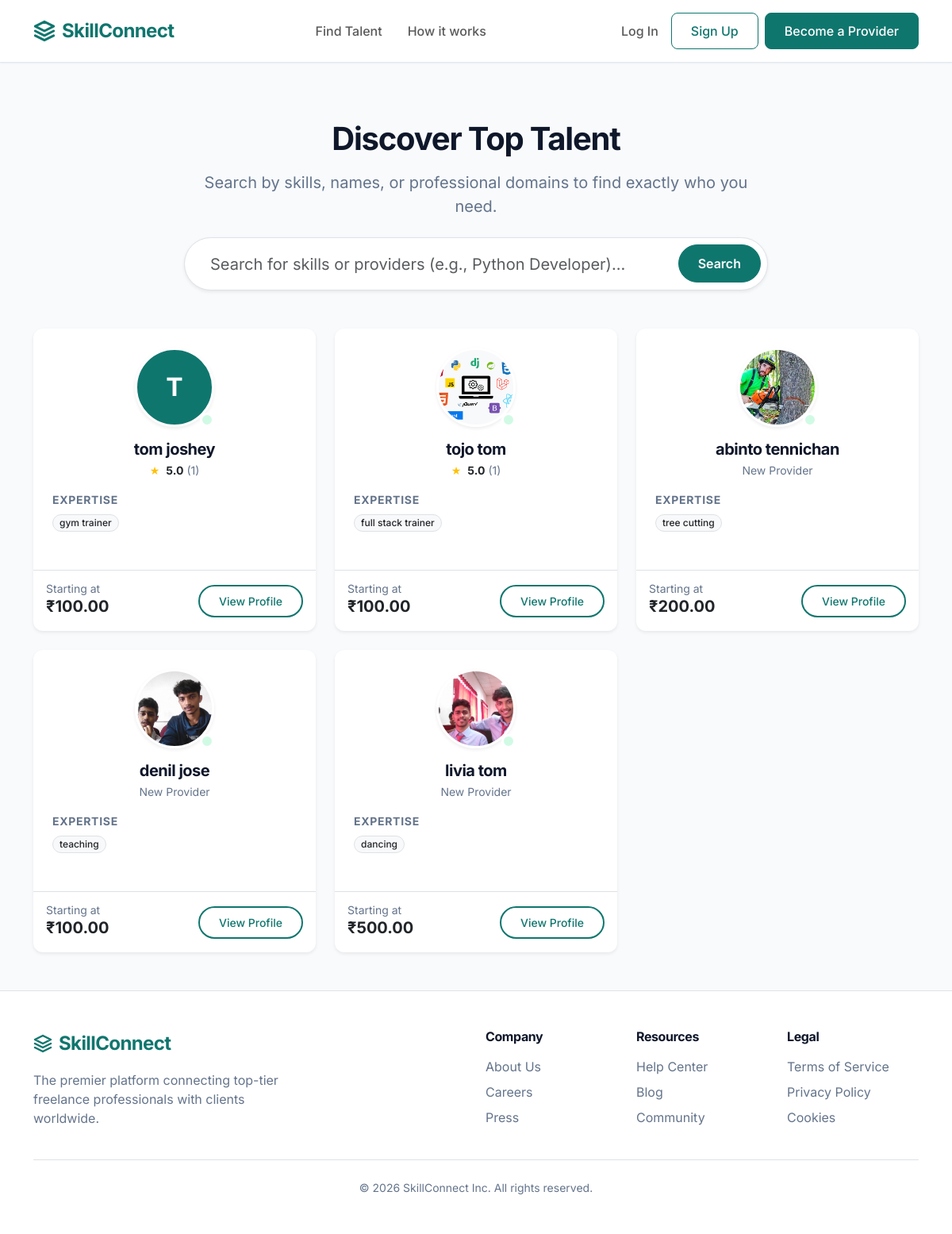
Screenshot of /skills/ with the database file from the repository.
### core/models.py (models this page shows, shortened)
class ProviderProfile(models.fields.Field):
    pass # Replaced below

class User(AbstractUser):
    is_provider = models.BooleanField(default=False)
    is_customer = models.BooleanField(default=False)

class Skill(models.Model):
    provider = models.ForeignKey(ProviderProfile, on_delete=models.CASCADE, related_name='skills')
    name = models.CharField(max_length=100)

### core/views.py (the view)
# urls.py: path('skills/', views.browse_skills, name='browse_skills'),
def browse_skills(request):
    query = request.GET.get('q', '')
    providers = ProviderProfile.objects.filter(status='Approved')
    if query:
        providers = providers.filter(
            Q(user__first_name__icontains=query) |
            Q(user__last_name__icontains=query) |
            Q(skills__name__icontains=query)
        ).distinct()
    return render(request, 'core/browse.html', {
        'providers': providers,
        'query': query
    })

### templates/core/browse.html (shortened to what this page needs)
{% extends 'base.html' %}
{% block content %}
<div class="row mb-5 mt-4 justify-content-center">
    <div class="col-lg-8 text-center">
        <h1 class="fw-bold mb-3" style="letter-spacing: -0.03em;">Discover Top Talent</h1>
        <p class="text-muted fs-5 mb-4">Search by skills, names, or professional domains to find exactly who you need.</p>
        <form method="get" action="{% url 'browse_skills' %}" class="d-flex gx-2 shadow-sm bg-white p-2 rounded-pill border">
            <input type="text" name="q" value="{{ query }}" class="form-control form-control-lg border-0 bg-transparent shadow-none px-4" placeholder="Search for skills or providers (e.g., Python Developer)..." style="box-shadow: none !important;">
            <button class="btn btn-primary rounded-pill px-4" style="height: 48px; font-weight: 600;" type="submit">Search</button>
        </form>
    </div>
</div>
<div class="row g-4">
    {% if providers %}
        {% for provider in providers %}
            <div class="col-md-6 col-lg-4">
                <div class="card h-100 p-0 border-0 shadow-sm card-hover">
                    <div class="card-body p-4 text-center">
                        <div class="position-relative d-inline-block mb-3">
                            {% if provider.profile_photo %}
                                <img src="{{ provider.profile_photo.url }}" alt="Profile" class="profile-img shadow-sm" style="width: 100px; height: 100px; border-width: 3px;">
                            {% else %}
                                <div class="profile-img bg-primary text-white d-flex align-items-center justify-content-center mx-auto shadow-sm" style="width: 100px; height: 100px; border-width: 3px; font-size: 2rem; font-weight: 700;">
                                    {{ provider.user.username|make_list|first|upper }}
                                </div>
                            {% endif %}
                            <span class="position-absolute bottom-0 end-0 bg-success border border-white rounded-circle" style="width: 18px; height: 18px; border-width: 3px !important;" title="Online"></span>
                        </div>
                        <h4 class="mb-1 fw-bold fs-5 text-truncate">
                            {% if provider.user.first_name %}
                                {{ provider.user.first_name }} {{ provider.user.last_name }}
                            {% else %}
                                {{ provider.user.username }}
                            {% endif %}
                        </h4>
                        <div class="d-flex align-items-center justify-content-center gap-1 mb-3 text-warning small">
                            {% with reviews=provider.reviews_received.all %}
                                {% if reviews %}
                                    ★ <span class="text-dark fw-bold ms-1">
                                        {% if provider.avg_rating %}{{ provider.avg_rating }}{% else %}5.0{% endif %}
                                    </span>
                                    <span class="text-muted">({{ reviews.count }})</span>
                                {% else %}
                                    <span class="text-muted">New Provider</span>
                                {% endif %}
                            {% endwith %}
                        </div>
                        <div class="mb-4 text-start">
                            <div class="fw-bold mb-2 small text-muted text-uppercase tracking-wide" style="letter-spacing: 0.05em;">Expertise</div>
                            <div class="d-flex flex-wrap gap-2">
                                {% for skill in provider.skills.all|slice:":3" %}
                                    <span class="badge bg-light text-dark border fw-medium px-2 py-1">{{ skill.name }}</span>
                                {% endfor %}
                            </div>
                        </div>
                    </div>
                    <div class="card-footer bg-transparent border-top p-3 d-flex justify-content-between align-items-center">
                        <div>
                            <span class="text-muted small d-block" style="line-height:1;">Starting at</span>
                            <span class="fw-bold fs-5 text-dark">₹{{ provider.price_per_service }}</span>
                        </div>
                        <a href="{% url 'provider_profile' provider.id %}" class="btn btn-outline-primary btn-sm rounded-pill px-4 py-2 fw-medium border-2">View Profile</a>
                    </div>
                </div>
            </div>
        {% endfor %}
    {% endif %}
</div>
{% endblock %}

### templates/base.html (shortened to what this page needs)
<!DOCTYPE html>
<html lang="en">
<head>
    <link href="https://cdn.jsdelivr.net/npm/bootstrap@5.3.0/dist/css/bootstrap.min.css" rel="stylesheet">
    {% load static %}
    <link rel="stylesheet" href="{% static 'css/style.css' %}?v={% now 'U' %}">
</head>
<body class="d-flex flex-column min-vh-100">
    <nav class="navbar navbar-expand-lg sticky-top">
        <div class="container">
            <a class="navbar-brand d-flex align-items-center gap-2" href="{% url 'home' %}">
                <svg width="28" height="28" viewBox="0 0 24 24" fill="none" stroke="currentColor" stroke-width="2.5" stroke-linecap="round" stroke-linejoin="round" class="text-primary"><path d="M12 2L2 7l10 5 10-5-10-5zM2 17l10 5 10-5M2 12l10 5 10-5"/></svg>
                SkillConnect
            </a>
            <div class="collapse navbar-collapse" id="navbarNav">
                <ul class="navbar-nav mx-auto">
                    <li class="nav-item">
                        <a class="nav-link fw-medium px-3" href="{% url 'browse_skills' %}">Find Talent</a>
                    </li>
                    <li class="nav-item">
                        <a class="nav-link fw-medium px-3" href="{% url 'home' %}">How it works</a>
                    </li>
                </ul>
                <ul class="navbar-nav align-items-center">
                    {% if user.is_authenticated %}
                        <li class="nav-item dropdown">
                            <a class="nav-link dropdown-toggle fw-medium d-flex align-items-center gap-2" href="#" role="button" data-bs-toggle="dropdown">
                                <div class="bg-primary text-white rounded-circle d-flex align-items-center justify-content-center" style="width: 32px; height: 32px; font-size: 0.85rem;">
                                    {{ user.username|make_list|first|upper }}
                                </div>
                                {{ user.username }}
                            </a>
                            <ul class="dropdown-menu dropdown-menu-end border-0 shadow-sm rounded-3 mt-2">
                                <li>
                                    {% if user.is_provider %}
                                        <a class="dropdown-item py-2" href="{% url 'provider_dashboard' %}">Provider Dashboard</a>
                                    {% elif user.is_customer %}
                                        <a class="dropdown-item py-2" href="{% url 'user_dashboard' %}">Client Dashboard</a>
                                    {% else %}
                                        <a class="dropdown-item py-2" href="/admin/">Admin Dashboard</a>
                                    {% endif %}
                                </li>
                                <li><hr class="dropdown-divider"></li>
                                <li>
                                    <form method="post" action="{% url 'logout' %}">
                                        {% csrf_token %}
                                        <button type="submit" class="dropdown-item text-danger py-2">Log out</button>
                                    </form>
                                </li>
                            </ul>
                        </li>
                    {% else %}
                        <li class="nav-item me-2">
                            <a class="nav-link fw-medium" href="{% url 'login' %}">Log In</a>
                        </li>
                        <li class="nav-item me-2 mt-2 mt-lg-0">
                            <a class="btn btn-outline-primary custom-btn" href="{% url 'register_customer' %}">Sign Up</a>
                        </li>
                        <li class="nav-item mt-2 mt-lg-0">
                            <a class="btn btn-primary custom-btn" href="{% url 'register_provider' %}">Become a Provider</a>
                        </li>
                    {% endif %}
                </ul>
            </div>
        </div>
    </nav>
    <main class="container mb-5 flex-grow-1 mt-4">
        {% block content %}{% endblock %}
    </main>
    <footer class="bg-white py-5 mt-auto border-top">
        <div class="container">
            <div class="row gy-4">
                <div class="col-lg-4">
                    <a class="navbar-brand fw-bold text-primary fs-4 d-flex align-items-center gap-2 mb-3" href="{% url 'home' %}">
                        <svg width="24" height="24" viewBox="0 0 24 24" fill="none" stroke="currentColor" stroke-width="2.5" stroke-linecap="round" stroke-linejoin="round"><path d="M12 2L2 7l10 5 10-5-10-5zM2 17l10 5 10-5M2 12l10 5 10-5"/></svg>
                        SkillConnect
                    </a>
                    <p class="text-muted pe-lg-4">The premier platform connecting top-tier freelance professionals with clients worldwide.</p>
                </div>
                <div class="col-6 col-lg-2 offset-lg-2">
                    <h6 class="fw-bold mb-3">Company</h6>
                    <ul class="list-unstyled d-flex flex-column gap-2 text-muted">
                        <li>About Us</li>
                        <li>Careers</li>
                        <li>Press</li>
                    </ul>
                </div>
                <div class="col-6 col-lg-2">
                    <h6 class="fw-bold mb-3">Resources</h6>
                    <ul class="list-unstyled d-flex flex-column gap-2 text-muted">
                        <li>Help Center</li>
                        <li>Blog</li>
                        <li>Community</li>
                    </ul>
                </div>
                <div class="col-6 col-lg-2">
                    <h6 class="fw-bold mb-3">Legal</h6>
                    <ul class="list-unstyled d-flex flex-column gap-2 text-muted">
                        <li>Terms of Service</li>
                        <li>Privacy Policy</li>
                        <li>Cookies</li>
                    </ul>
                </div>
            </div>
            <div class="border-top pt-4 mt-4 text-center text-muted small">
                &copy; {% now "Y" %} SkillConnect Inc. All rights reserved.
            </div>
        </div>
    </footer>
</body>
</html>

### static/css/style.css (style rules this page uses)
:root { --primary-color: #0F766E; --bs-primary: #0F766E; --bs-primary-rgb: 15, 118, 110; --primary-hover: #115E59; --bg-color: #F8FAFC; --text-color: #0F172A; --text-muted: #64748B; --card-bg: #FFFFFF; --border-color: #E2E8F0; --shadow-sm: 0 1px 2px 0 rgba(0, 0, 0, 0.05); --shadow-md: 0 4px 6px -1px rgba(0, 0, 0, 0.1), 0 2px 4px -1px rgba(0, 0, 0, 0.06); --shadow-lg: 0 10px 15px -3px rgba(0, 0, 0, 0.1), 0 4px 6px -2px rgba(0, 0, 0, 0.05); --radius-md: 0.5rem; --radius-lg: 0.75rem; --radius-xl: 1rem; }
body { font-family: 'Inter', sans-serif; background-color: var(--bg-color); color: var(--text-color); line-height: 1.5; }
.navbar { box-shadow: var(--shadow-sm); background-color: var(--card-bg) !important; border-bottom: 1px solid var(--border-color); padding: 1rem 0; }
.navbar-brand { color: var(--primary-color) !important; font-weight: 700; font-size: 1.5rem; letter-spacing: -0.025em; }
.card { background-color: var(--card-bg); border: 1px solid var(--border-color); border-radius: var(--radius-lg); box-shadow: var(--shadow-sm); transition: transform 0.2s ease, box-shadow 0.2s ease; overflow: hidden; }
.btn { border-radius: var(--radius-md); padding: 0.5rem 1rem; font-weight: 500; transition: all 0.2s ease; }
.btn-primary { background-color: var(--primary-color); border-color: var(--primary-color); }
.btn-outline-primary { color: var(--primary-color); border-color: var(--primary-color); }
.custom-btn { padding: 0.6rem 1.5rem; }
h1, h2, h3, h4, h5, h6 { color: var(--text-color); font-weight: 600; letter-spacing: -0.025em; }
.text-muted { color: var(--text-muted) !important; }
.profile-img { width: 120px; height: 120px; object-fit: cover; border-radius: 50%; border: 4px solid var(--card-bg); box-shadow: var(--shadow-md); }
.badge { padding: 0.4em 0.8em; border-radius: 9999px; font-weight: 500; }
.bg-success { background-color: #D1FAE5 !important; color: #065F46 !important; }
.form-control, .form-select, input[type="text"], input[type="email"], input[type="password"], input[type="number"], input[type="file"], textarea, select { display: block; width: 100%; border-radius: var(--radius-md); border: 1px solid var(--border-color); padding: 0.6rem 1rem; transition: all 0.2s; background-color: var(--card-bg); }

### rows the page displays
ProviderProfile: user.username|make_list "T", user.first_name "tom", user.last_name "joshey", shows "5.0", reviews_received.all.count "1", price_per_service "100.00"
Skill: name "gym trainer"
ProviderProfile: profile_photo (picture), user.first_name "tojo", user.last_name "tom", shows "5.0", reviews_received.all.count "1", price_per_service "100.00"
Skill: name "full stack trainer"
ProviderProfile: profile_photo (picture), user.first_name "abinto", user.last_name "tennichan", shows "New Provider", price_per_service "200.00"
Skill: name "tree cutting"
ProviderProfile: profile_photo (picture), user.first_name "denil", user.last_name "jose", shows "New Provider", price_per_service "100.00"
Skill: name "teaching"
ProviderProfile: profile_photo (picture), user.first_name "livia", user.last_name "tom", shows "New Provider", price_per_service "500.00"
Skill: name "dancing"
